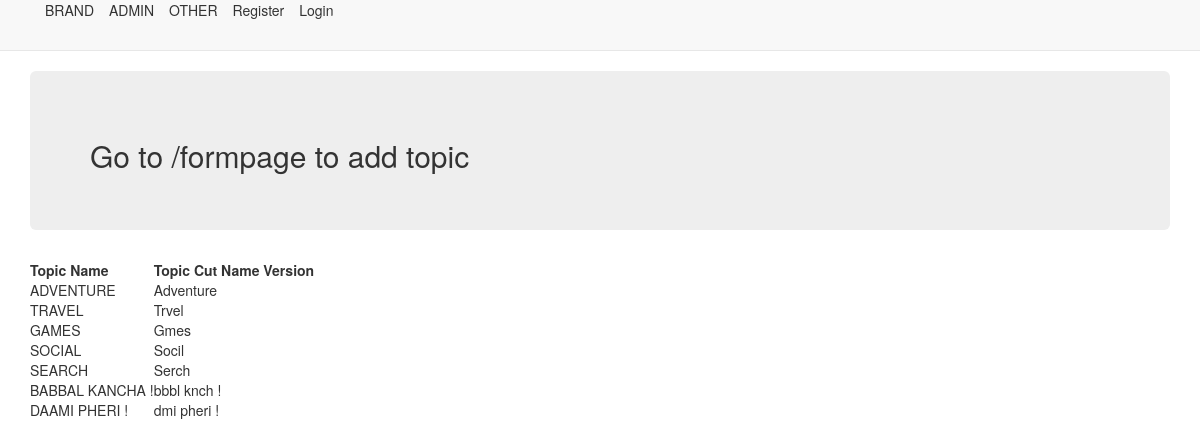
Before: / with the older database file.
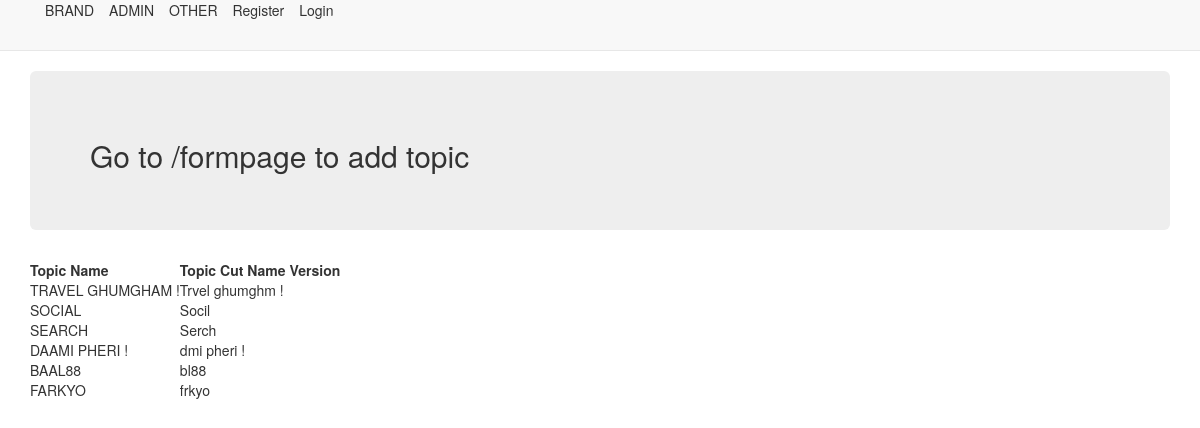
After: the same page with the newer database file.
### first_app/models.py (models this page shows, shortened)
class Topic(models.Model):
    top_name = models.CharField(max_length=264,unique=True)

### first_app/views.py (the view)
# urls.py: url(r'^$',views.index,name='index'),
def index(request):
    webpages_list = Topic.objects.all()
    date_dict = {'topics' : webpages_list }
    return render(request,'first_app/index.html',context=date_dict)

### first_app/templatetags/my_extras.py (called while the page is built)
@register.filter(name='cutvalue')
def cutvalue(value,arg):
    return value.replace(arg,'')

### templates/first_app/index.html
<!DOCTYPE html>
{% extends "first_app/base.html" %}
{% load my_extras %}
{% block body_block %}
    <div class="jumbotron">
        <h2>Go to /formpage to add topic </h2>
    </div>
    <div class="records">
        {% if topics %}
            <table>
                <thead>
                    <th>Topic Name</th>
                    <th>Topic Cut Name Version</th>
                </thead>
                {% for topic in topics %}
                    <tr>
                        <td> {{ topic.top_name | upper }}  </td>
                        <td> {{ topic.top_name | cutvalue:'a' }}  </td>
                    </tr>
                {% endfor %}
            </table>
        {% else %}
            <p>No topic added</p>
        {% endif %}
    </div>
{% endblock %}

### templates/first_app/base.html (shortened to what this page needs)
<!DOCTYPE html>
<html>
    <head>
        <link rel="stylesheet" href="https://maxcdn.bootstrapcdn.com/bootstrap/3.3.7/css/bootstrap.min.css">
    </head>
    <body>
        <nav class="navbar navbar-default navbar-static-top">
            <div class="container">
                <ul class="nav navbar-nav">
                    <li ><a class="navbar-brand" href="{% url 'index' %}"></a>BRAND</li>
                    <li ><a class="navbar-brand" href="{% url 'admin:index' %}"></a>ADMIN</li>
                    <li ><a class="navbar-brand" href="{% url 'first_app:other' %}"></a>OTHER</li>
                    <li ><a class="navbar-brand" href="{% url 'first_app:register' %}"></a>Register</li>
                    {% if user.is_authenticated %}
                        <li><a class="navbar-brand" href="{% url 'first_app:user_logout' %}"></a>Logout</li>
                    {% else %}
                        <li><a class="navbar-brand" href="{% url 'first_app:user_login' %}"></a>Login</li>
                    {% endif %}
                </ul>
            </div>
        </nav>
        <div class="container">
            {% block body_block %}{% endblock %}
        </div>
    </body>
</html>

Changed rows visible on the page:
removed Topic: top_name "ADVENTURE", top_name "Adventure"
removed Topic: top_name "GAMES", top_name "Gmes"
removed Topic: top_name "BABBAL KANCHA !", top_name "bbbl knch !"
changed Topic: top_name "TRAVEL" → "TRAVEL GHUMGHAM !"; top_name "Trvel" → "Trvel ghumghm !"
added Topic: top_name "BAAL88", top_name "bl88"
added Topic: top_name "FARKYO", top_name "frkyo"
